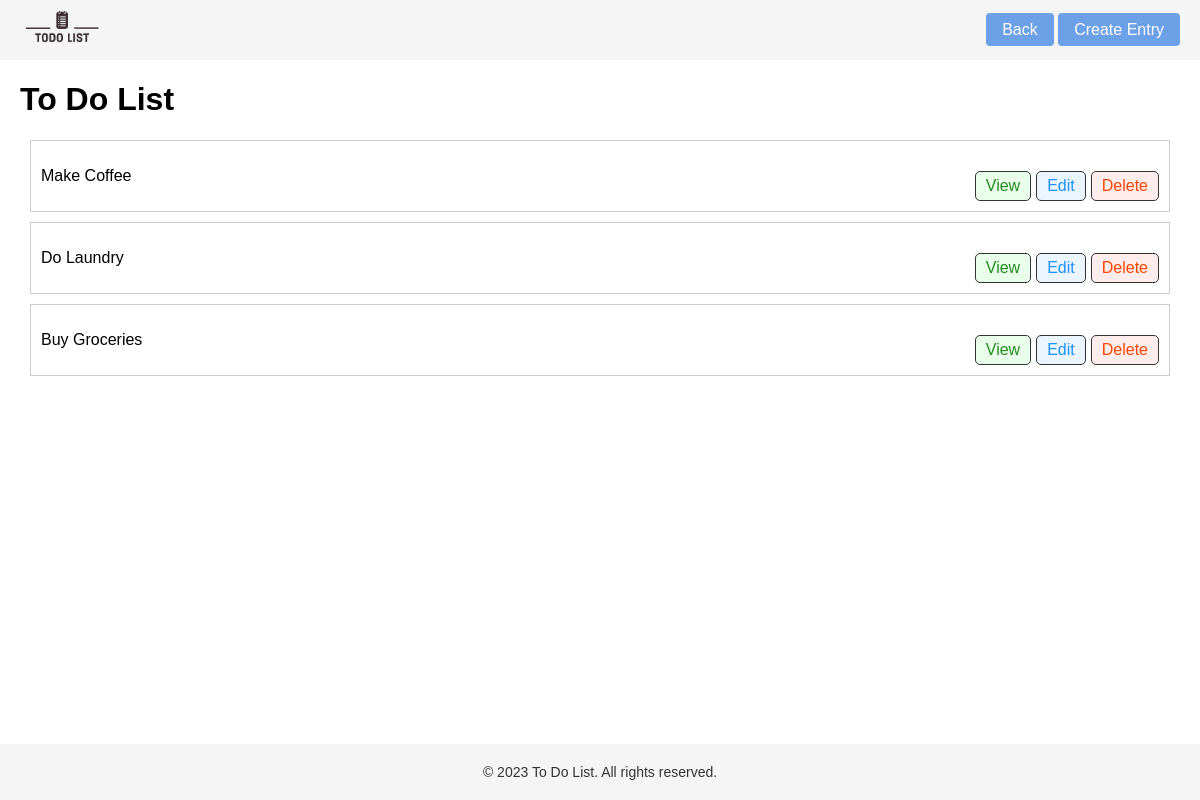
Before: / with the older database file.
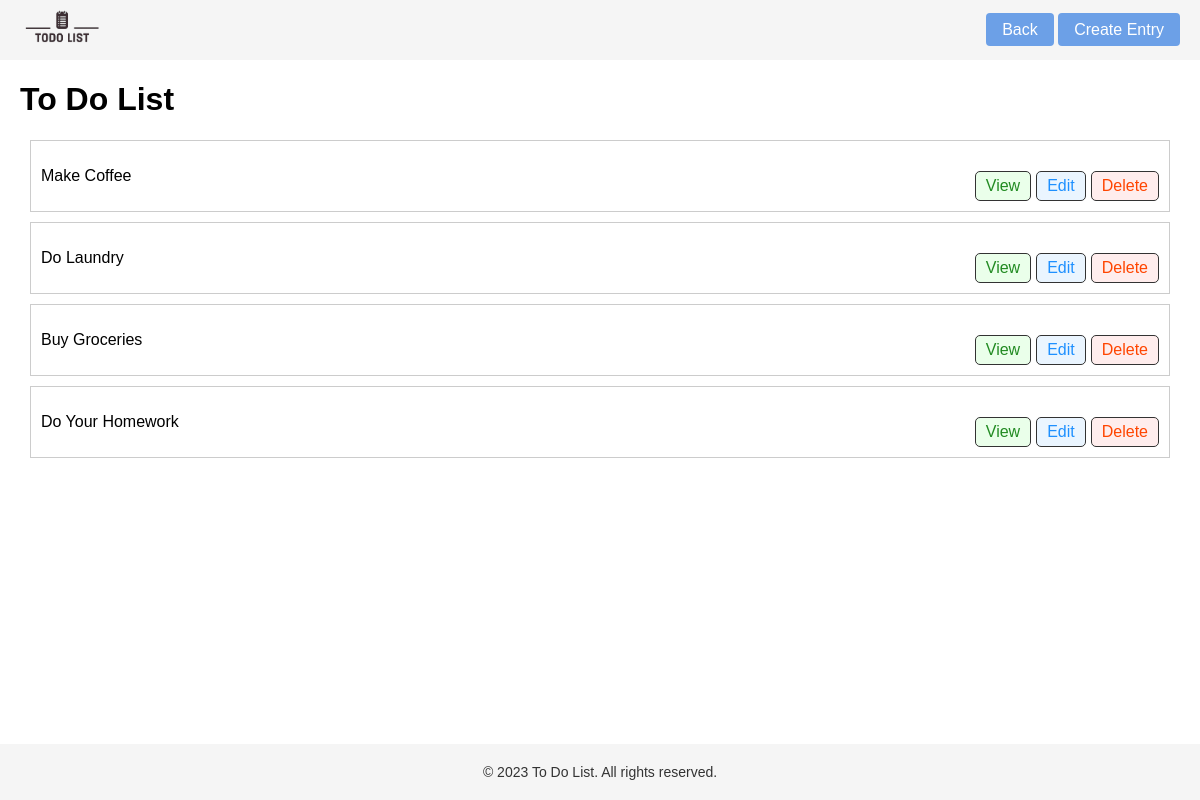
After: the same page with the newer database file.
### entry/models.py (models this page shows, shortened)
class Entry(models.Model):
    subject = models.CharField(max_length=200)
    description = models.TextField(null=True, blank=True)
    created = models.DateTimeField(auto_now_add=True)
    id = models.UUIDField(default=uuid.uuid4, unique=True, primary_key=True, editable=False)

### entry/views.py (the view)
# urls.py: path('', views.entry_list, name='entry_list'),
def entry_list(request):
    context = {'entry_data': Entry.objects.all()}
    return render(request, 'entry/entry_list.html', context)

### entry/templates/entry/entry_list.html
{% extends 'main.html' %}
{% block content %}
<div class="container">
    <h1>To Do List</h1>
    {% for entry in entry_data %}
        <div class="task">
            <span class="task-text">{{ entry.subject }}</span>
            <div class="task-actions">
                <a href="{% url 'single_entry' entry.id %}" class="action-btn view-btn">View</a>
                <a href="{% url 'update_entry' entry.id %}" class="action-btn edit-btn">Edit</a>
                <a href="{% url 'delete_entry' entry.id %}" class="action-btn delete-btn">Delete</a>
            </div>
        </div>
    {% endfor %}
</div>
{% endblock content %}

### templates/main.html (shortened to what this page needs)
<!DOCTYPE html>
{% load static %}
<html lang="en">
<head>
    <link rel="stylesheet" type="text/css" media="screen" href="{% static 'styles/main.css' %}">
    <link rel="stylesheet" type="text/css" media="screen" href="{% static 'styles/navbar.css' %}">
</head>
<body>
    {% include 'navbar.html' %}
    {% block content %}
    {% endblock content %}
    <footer class="site-footer">
        <div class="container">
            <p>&copy; <span id="current-year"></span> To Do List. All rights reserved.</p>
        </div>
    </footer>
</body>
</html>

### templates/navbar.html
{% load static %}
<nav class="navbar">
    <div class="logo">
        <a href="{% url 'entry_list' %}">
            <img src="{% static 'images/logo.png' %}" alt="LOGO">
        </a>
    </div>
    <div class="nav-buttons">
      <a href="{% url 'entry_list' %}" class="back-button">Back</a>
      <a href="{% url 'create_entry' %}" class="create-entry-button">Create Entry</a>
    </div>
</nav>

### static/styles/main.css (style rules this page uses)
body { font-family: Arial, sans-serif; margin: 0; padding: 0; }
.task { border: 1px solid #ccc; padding: 10px; margin: 10px; display: flex; justify-content: space-between; align-items: center; }
.task-text { flex: 1; }
.task-actions { display: flex; gap: 5px; }
.action-btn { text-decoration: none; padding: 5px 10px; border: 1px solid #333; background-color: #f0f0f0; color: #333; border-radius: 5px; }
.view-btn { background-color: #eaffea; color: #228B22; }
.edit-btn, .go-back-btn { background-color: #eaf5ff; color: #1E90FF; }
.delete-btn { background-color: #ffeded; color: #FF4500; }
.task-actions { margin-top: 20px; }
.site-footer { background-color: #f5f5f5; color: #333; padding: 20px 0; position: absolute; width: 100%; bottom: 0; }
.site-footer p { margin: 0; text-align: center; font-size: 14px; }
.container { max-width: 1200px; margin: 0 auto; padding: 0 20px; }

### static/styles/navbar.css (style rules this page uses)
body { margin: 0; font-family: Arial, sans-serif; }
.navbar { background-color: #f5f5f5; height: 60px; display: flex; justify-content: space-between; align-items: center; padding: 0 20px; }
.logo img { height: 40px; width: auto; }
.nav-buttons a { text-decoration: none; padding: 8px 16px; background-color: #6ca0e7; color: white; border: none; border-radius: 4px; cursor: pointer; transition: background-color 0.3s ease; }

Changed rows visible on the page:
added Entry: subject "Do Your Homework"
